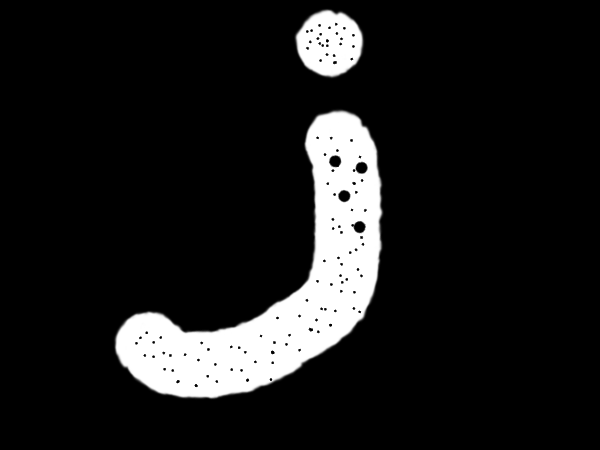
#> input picture closing.bmp, 600 x 450 px
$ python 8.8.py
#> lines starting #> are read from the running program, lines starting #| are printed output that depends on the picture; after the words box and inside, x2 and y2 are one past the last pixel; in counts of white or black regions, pixels touching at a corner belong together
import cv2
import numpy as np

img1 = cv2.imread("../closing.bmp")
#> img1 is the input picture: shape (450, 600, 3); min 0, max 255, mean 28.3
img2 = cv2.imread("../closing2.bmp")
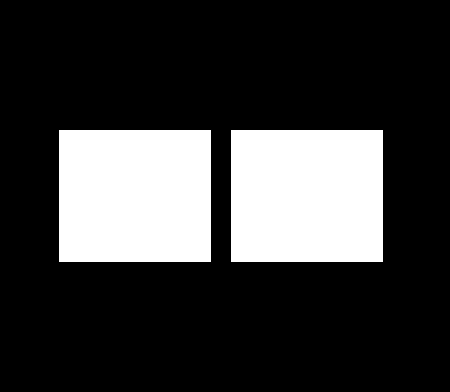
#> input picture closing2.bmp, 450 x 392 px
#> img2 is the input picture: shape (392, 450, 3); 22.7% white; 2 white regions, box (x1, y1, x2, y2) and area: (59, 130, 211, 262) 20064, (231, 130, 383, 262) 20064
k = np.ones((10, 10), np.uint8)
r1 = cv2.morphologyEx(img1, cv2.MORPH_CLOSE, k, iterations=3)
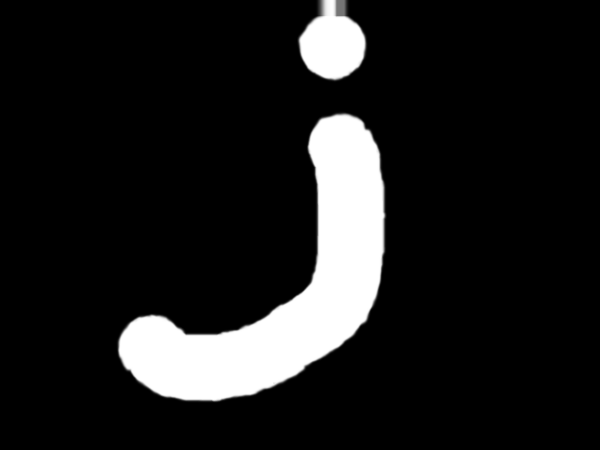
#> r1: shape (450, 600, 3); min 0, max 255, mean 29.6
r2 = cv2.morphologyEx(img2, cv2.MORPH_CLOSE, k, iterations=3)
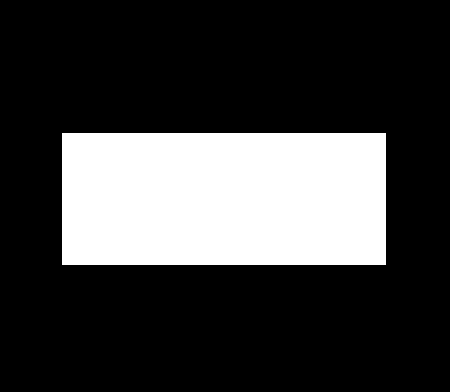
#> r2: shape (392, 450, 3); 24.2% white; 1 white region, box (x1, y1, x2, y2) and area: (62, 133, 386, 265) 42768
cv2.imshow("img1", img1)
cv2.imshow("result1", r1)
cv2.imshow("original", img2)
cv2.imshow("img2", r2)

cv2.waitKey(0)
cv2.destroyAllWindows()
